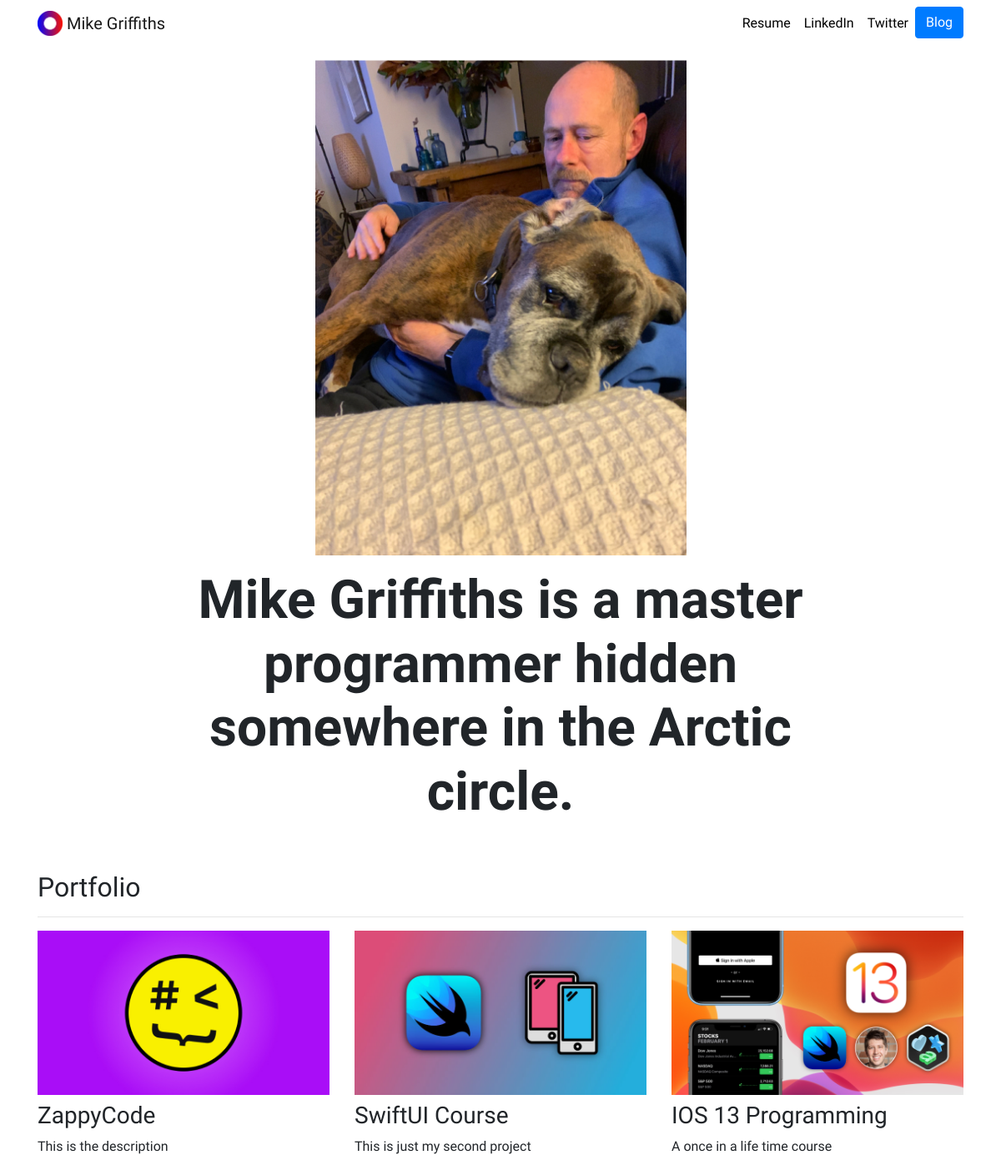
The page / on the database its author committed.
### portfolio/models.py (models this page shows, shortened)
class Project(models.Model):
    title = models.CharField(max_length=100)
    description = models.CharField(max_length=250)
    image = models.ImageField(upload_to='portfolio/images/')
    url = models.URLField(blank=True)

### portfolio/views.py (the view)
# urls.py: 2. Add a URL to urlpatterns:  path('', views.home, name='home')
def home(request):
    projects = Project.objects.all()
    return render(request, 'portfolio/home.html', {'projects': projects})

### portfolio/templates/portfolio/home.html
{% extends "portfolio/base.html" %}
{% load static %}
{% block content %}
<div class="row justify-content-center my-3">
  <div class="col-5">
    <img src="{% static 'portfolio/deuce.png' %}" class="img-fluid">
  </div>
</div>
<div class="row justify-content-center mb-3">
  <div class="col-md-9 text-center">
    <h1 id="hometext" class="font-weight-bold">Mike Griffiths is a master programmer hidden somewhere in the Arctic circle.</h1>
  </div>
</div>
<h2 class="mt-5">Portfolio</h2>
<hr>
<div class="row">
  {% for project in projects %}
  <div class="col-lg-4 col-md-6">
    {% if project.url %}
    <a href="{{ project.url }}">
      <img src="{{ project.image.url }}" class="img-fluid mb-2">
    </a>
    {% else %}
    <img src="{{ project.image.url }}" class="img-fluid mb-2">
    {% endif %}
    <h3>{{ project.title }}</h3>
    <p>{{ project.description }}</p>
  </div>
  {% endfor %}
</div>
{% endblock %}

### portfolio/templates/portfolio/base.html (shortened to what this page needs)
{% load static %}
<!doctype html>
<html lang="en">
<head>
    <link rel="stylesheet" href="https://stackpath.bootstrapcdn.com/bootstrap/4.4.1/css/bootstrap.min.css">
    <link rel="stylesheet" href="{% static "portfolio/custom.css" %}">
</head>
<body>
<nav id="topNav" class="navbar navbar-expand-md navbar-light">
    <div class="container">
        <a class="navbar-brand" href="{% url 'home' %}">
            <img src="{% static "portfolio/Logo.png" %}" width="30" height="30" class="d-inline-block align-top" alt="Nick's Logo">
            <span>Mike Griffiths</span>
        </a>
        <div class="collapse navbar-collapse text-center" id="navbarNav">
            <ul class="navbar-nav ml-auto">
                <li class="nav-item">
                    <a class="nav-link" href="{% static "portfolio/resume.pdf" %}">Resume</a>
                </li>
                <li class="nav-item">
                    <a class="nav-link" href="https://www.linkedin.com/in/nick-walter/" target="_blank">LinkedIn</a>
                </li>
                <li class="nav-item">
                    <a class="nav-link" href="https://twitter.com/ZappyCode" target="_blank">Twitter</a>
                </li>
                <li>
                    <a role="button" href="{% url 'blog:all_blogs' %}" class="btn btn-primary">Blog</a>
                </li>
            </ul>
        </div>
    </div>
</nav>
<div class="container">
    {% block content %}{% endblock %}
</div>
</body>
</html>

### portfolio/static/portfolio/custom.css (style rules this page uses)
.navbar-nav .nav-link { color: rgba(0,0,0,1) !important; }
body { font-family: 'Grandstander', cursive; }
@media (min-width: 992px) { #hometext { font-size: 4rem; } }

### rows shown on the page
Project: image (picture), title "ZappyCode", description "This is the description"
Project: image (picture), title "SwiftUI Course", description "This is just my second project"
Project: image (picture), title "IOS 13 Programming", description "A once in a life time course"
